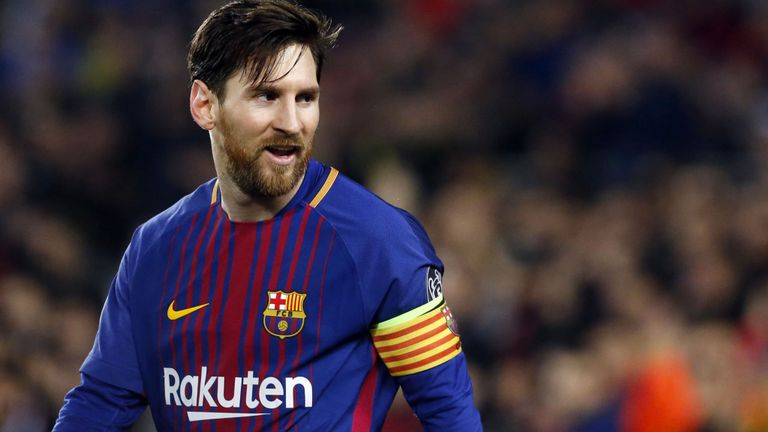
#> input picture Sem7/IVP/Code/1/messi5.jpg, 768 x 432 px
$ python 4.py
#> lines starting #> are read from the running program, lines starting #| are printed output that depends on the picture
import cv2
import numpy as np
import matplotlib.pyplot as plt


img = cv2.imread('messi5.jpg',0)
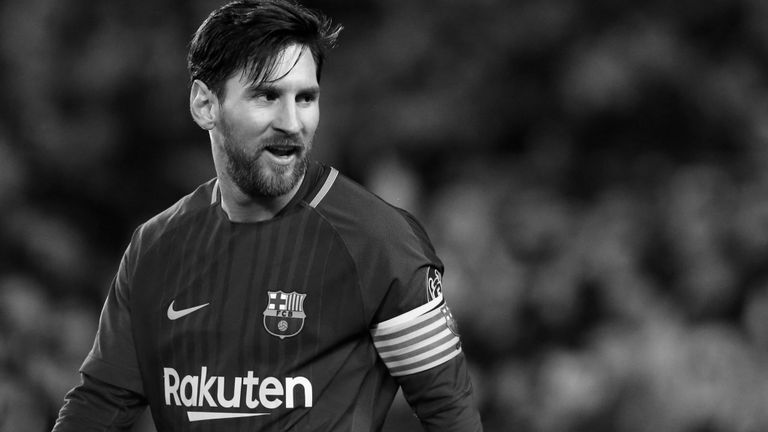
#> img: shape (432, 768); min 0, max 255, mean 55
t = img.copy()
for exp in range(8):
    t = ((img//(2**exp)))* (2**exp)
    plt.subplot(2,4, exp+1)
    plt.imshow(t,cmap=plt.gray())
plt.show()
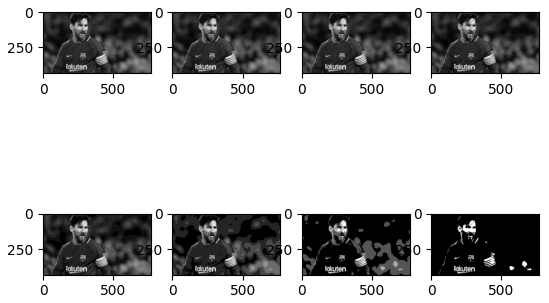
#> figure drawn by matplotlib, 8 panels
